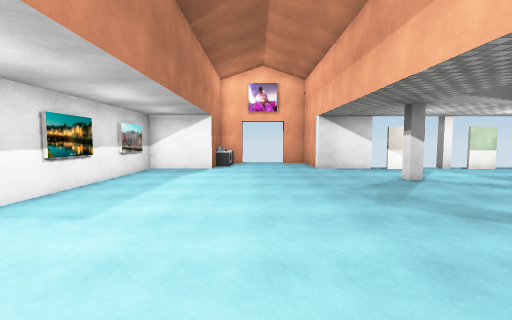
view 1 (above)

12 first-person views from a walk through a 3-D level made in the Unity game engine. The camera is 1.5 m above the floor, tilts 4° down and sees 90° across. The floor is counted in squares, 1 m on a side. Each view is taken from the middle of a square. On the plan, view 1 faces up. The plan holds only what a view shows up to about 13 squares ahead; the rest is blank. The player is left out. Some surface patterns are stand-ins.

view 2
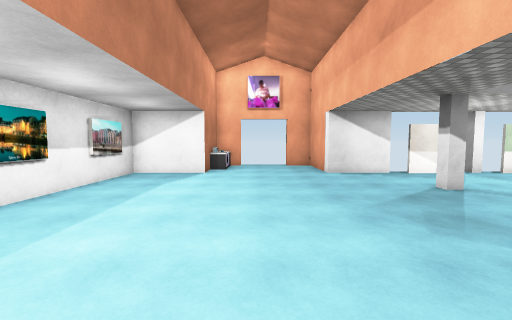

view 3
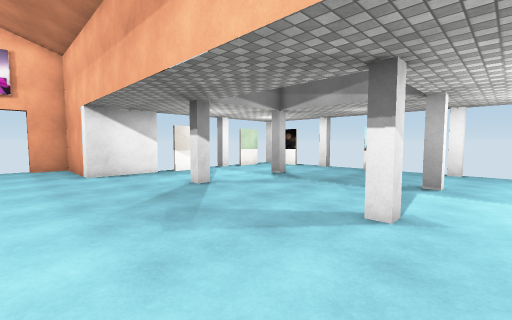

view 4
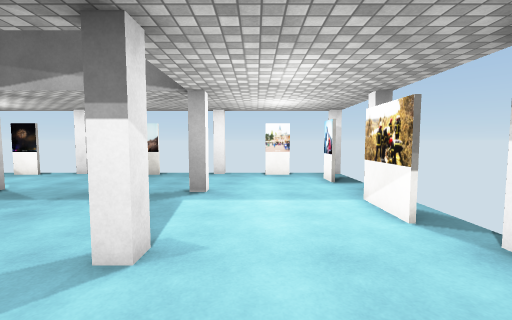

view 5
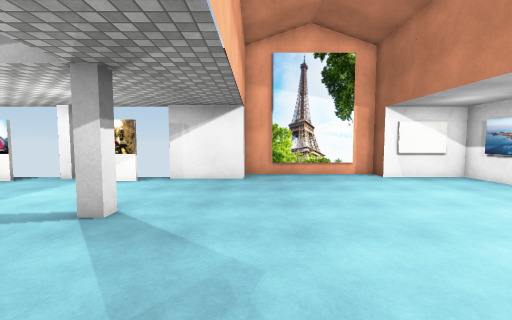

view 6
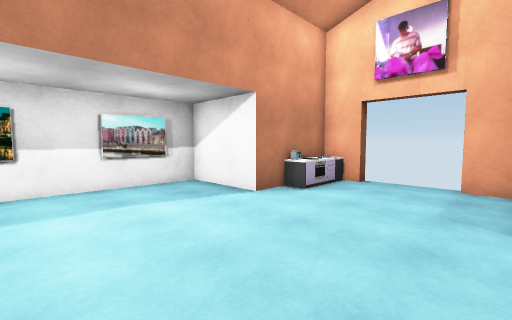

view 7
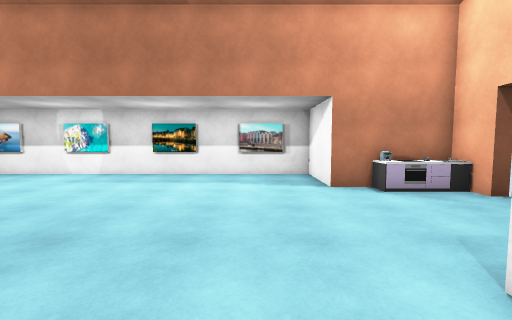

view 8
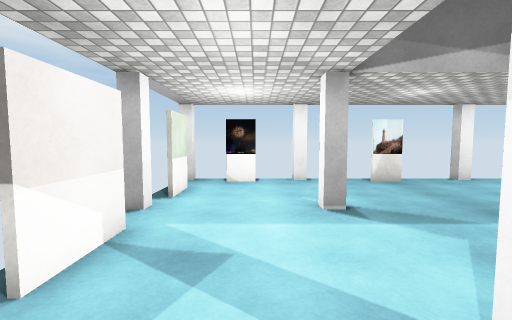

view 9
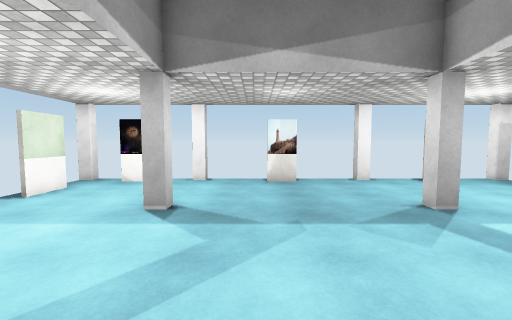

view 10
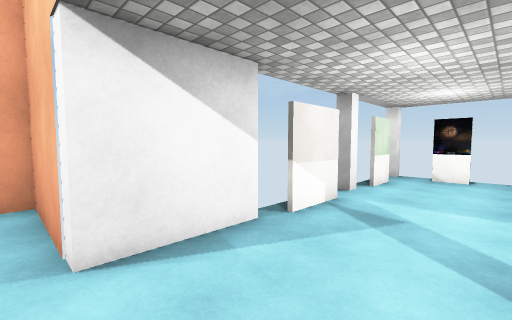

view 11
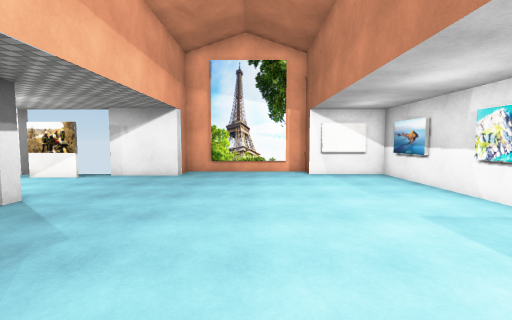

view 12
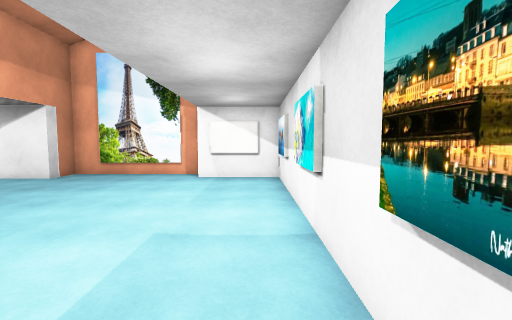

### Floor plan
Points are (right, up) in squares from view 1. A wall is a line through its corners. A room is listed if a view was taken in it or the views show most of it. See-through windows are left out.
Room 1 (views 1, 2, 3, 4, 5, 6, 7, 8, 9, 10, 11, 12)
walls: (6.6, 10) (6, 10) (6, 10.5); (6.6, 3.5) (6, 3.5) (6, 4) (6.6, 4); (11.1, 10) (10.6, 10) (10.6, 10.5) (11.1, 10.5); (11.1, 3.5) (10.6, 3.5) (10.6, 4) (11.1, 4); (6.6, 14.5) (3.5, 14.5) (3.5, 18.5) (2, 18.5); (7.5, -0.8) (9.7, -0.8); (9.4, 14.3) (7.2, 14.3); (11.1, 14.5) (10.6, 14.5); (10.6, -1.5) (11.1, -1.5); (12.4, -0.8) (13.6, -0.8); (14.7, 12) (14.7, 13.1); (15.5, 10) (15.1, 10) (15.1, 10.5); (13.5, 14.3) (11.9, 14.3); (15.5, 3.5) (15.1, 3.5) (15.1, 4) (15.5, 4); (-1, 18.5) (-2.5, 18.5) (-2.5, 14.5) (-6, 14.5) (-6, -2) (-2.5, -2) (-2.5, -2.9) (3.5, -2.9) (3.5, -1.5) (6.6, -1.5); (15.1, -1.5) (15.5, -1.5)
ways out: gap at (-1, 19); gap at (2, 19); gap at (11, -2); gap at (11, 15); gap at (15, -2); gap at (15, 13)
objects: other object (-2, 16); table (-2, 17) to (-2, 18)

Where each view was taken, in squares from view 1:
view 1: 0 up, 0 right, facing up
view 2: 2 up, 0 right, facing up
view 3: 2 up, 1 right, facing up-right
view 4: 2 up, 3 right, facing right
view 5: 9 up, 3 right, facing down
view 6: 9 up, 3 right, facing up-left
view 7: 12 up, 6 right, facing left
view 8: 12 up, 5 right, facing right
view 9: 8 up, 5 right, facing right
view 10: 11 up, 3 right, facing up-right
view 11: 10 up, 0 right, facing down
view 12: 9 up, 5 left, facing down
